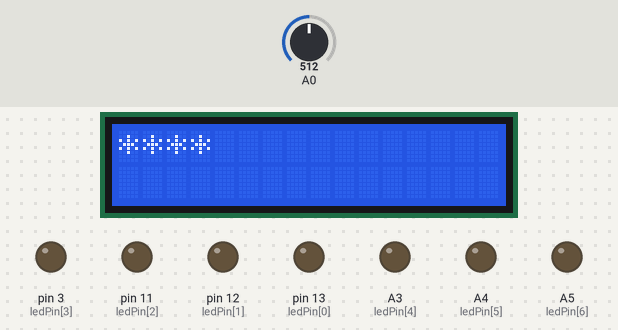
Bench run of a sketch on a simulated Arduino Uno, built with avr-gcc and run on an emulated ATmega328P. Shown: 16×2 character LCD, output pins drawn as LEDs (lit = HIGH). Inputs (shaded band) come from the test bench; at power-on: A0 = 512.

Above: at 1.2 s.
1.3 s: A0 set to 660
4.3 s: A0 set to 634
5.8 s: A0 set to 463
7.3 s: A0 set to 437
At 8.4 s:
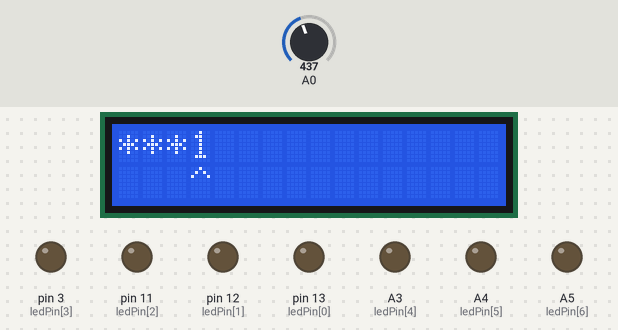
8.8 s: A0 set to 267
11.8 s: A0 set to 233
At 12.9 s:
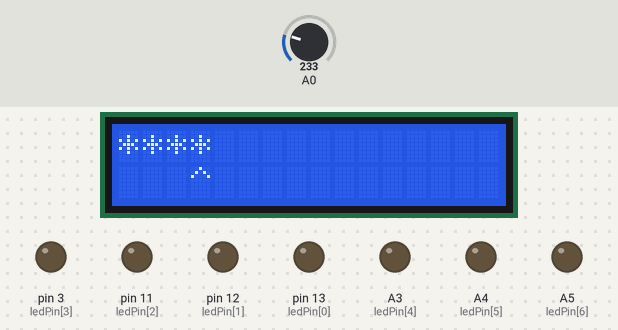
Timing chart, 0 to 14.3 s (numbered marks = the images above; inputs shaded):
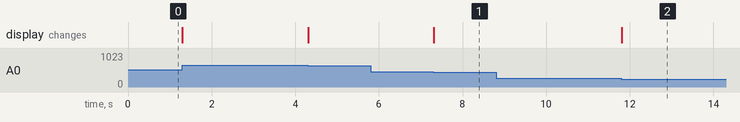

Measured:
- the behaviour switches between 450 and 449 on A0 (found by bisection; images 0 and 1)
- the behaviour switches between 250 and 249 on A0 (found by bisection; images 1 and 2)
- after the input at 5.8 s, every drawn part: stays the same
- after the input at 7.3 s, the display: changes at once (image 1)
- after the input at 8.8 s, every drawn part: stays the same
- after the input at 11.8 s, the display: changes at once (image 2)

The sketch:

ferniot.federico.ino
```cpp
#define UP 0
#define DOWN 1
#define LEFT 2
#define RIGHT 3
#define SELECT 4
#define NONE 5
#define INGRESO_INICIAL 0
#define INGRESO_PROGRESO 1
#define INGRESO_FINALIZADO 2
#define INCREMENTAR 1
#define DECREMENTAR 0
#define D1 2
#define D2 4
#define D3 5
#define D4 6
#define P1 0
#define P2 1
#define P3 3
#include<LiquidCrystal.h>

LiquidCrystal lcd(8, 9, 4, 5, 6, 7);
int datos[4] = {-1, -1, -1, -1};
int datoSalida[7] = {0,0,0,0,0,0,0};
int ledPin[7] = {13,12,11,3,A3,A4,A5};

int readButton(int analogPin);
void dibujarDatos();
void realizarAccion(int boton);
void cambiarDato(int posicion, int operacion);
void moverPosicionDato(int direccion);
bool validarSalida();
void calcularHamming();
void encenderLeds();

int estadoIngreso;
int botonAnterior;
int botonActual;
int datoSeleccionado;

void setup()
{
  for(int i=0; i<7; i++)
  {
    pinMode(ledPin[i], OUTPUT);
  }
  datoSeleccionado = 0;
  botonAnterior = NONE;
  estadoIngreso = INGRESO_INICIAL;
  lcd.begin(16, 2);
}

void loop()
{
  dibujarDatos();
  botonActual = readButton(A0);
  if(botonAnterior != botonActual)
  {
    botonAnterior = botonActual;
    switch(estadoIngreso)
    {
      case(INGRESO_INICIAL):
        if(botonActual == SELECT)
          estadoIngreso = INGRESO_PROGRESO;
        break;
      case(INGRESO_PROGRESO):
        realizarAccion(botonActual);
        break;
      case(INGRESO_FINALIZADO):
        break;
    }
  }
}

void dibujarDatos()
{
  lcd.setCursor(0,0);
  for(int i=0; i<4; i++)
  {
    if(datos[i]<0)
      lcd.print('*');
    else
      lcd.print(datos[i]);
  }
  lcd.setCursor(0,1);
  lcd.print("    ");
  if(estadoIngreso == INGRESO_PROGRESO)
  {
    lcd.setCursor(datoSeleccionado,1);
    lcd.print('^');
  }
}

void realizarAccion(int boton)
{
  switch(boton)
  {
    case(RIGHT):
      moverPosicionDato(RIGHT);
      break;
    case(UP):
      cambiarDato(datoSeleccionado, INCREMENTAR);
      break;
    case(DOWN):
      cambiarDato(datoSeleccionado, DECREMENTAR);
      break;
    case(LEFT):
      moverPosicionDato(LEFT);
      break;
    case(SELECT):
    if(validarSalida())
    {
      calcularHamming();
      encenderLeds();
      estadoIngreso = INGRESO_FINALIZADO;
    }
      break;
  }
}

void moverPosicionDato(int direccion)
{
  if(direccion == RIGHT)
    datoSeleccionado++;
  else
    datoSeleccionado--;
  if(datoSeleccionado>3)
    datoSeleccionado = 0;
  else if(datoSeleccionado<0)
    datoSeleccionado = 3;
}

void cambiarDato(int posicion, int operacion)
{
  if(operacion == INCREMENTAR)
    datos[posicion]++;
  else
    datos[posicion]--;
  if(datos[posicion]>1)
    datos[posicion] = -1;
  else if(datos[posicion]<-1)
    datos[posicion] = 1;
}

bool validarSalida()
{
  for(int i=0; i<4; i++)
  {
    if(datos[i]<0)
      return false;
  }
  return true;
}

void calcularHamming()
{
  datoSalida[D1]=datos[0];
  datoSalida[D2]=datos[1];
  datoSalida[D3]=datos[2];
  datoSalida[D4]=datos[3];

  if((datoSalida[D1] && !datoSalida[D2] && !datoSalida[D4])
    || (!datoSalida[D1] && !datoSalida[D2] && datoSalida[D4])
    || (datoSalida[D1] && datoSalida[D2] && datoSalida[D4])
    || (!datoSalida[D1]&& datoSalida[D2] && !datoSalida[D4] ))
    {
       datoSalida[P1]=1;
    }
  if((datoSalida[D1] && !datoSalida[D3] && !datoSalida[D4])
    || (!datoSalida[D1] && !datoSalida[D3] && datoSalida[D4])
    || (datoSalida[D1] && datoSalida[D3] && datoSalida[D4])
    || (!datoSalida[D1]&& datoSalida[D3] && !datoSalida[D4] ))
    {
       datoSalida[P2]=1;
    }
  if((datoSalida[D2] && !datoSalida[D3] && !datoSalida[D4])
    || (!datoSalida[D2] && !datoSalida[D3] && datoSalida[D4])
    || (datoSalida[D2] && datoSalida[D3] && datoSalida[D4])
    || (!datoSalida[D2]&& datoSalida[D3] && !datoSalida[D4] ))
    {
       datoSalida[P3]=1;
    }
}

void encenderLeds()
{
  for(int i=0; i<7; i++)
  {
    digitalWrite(ledPin[i], datoSalida[i]);
  }
}
int readButton(int analogPin)
{
  int val = analogRead(analogPin);
    if(val>900) return NONE;
    if(val<50) return RIGHT;
    if(val<250) return UP;
    if(val<450) return DOWN;
    if(val<650) return LEFT;
    if(val<850) return SELECT;
}
```
